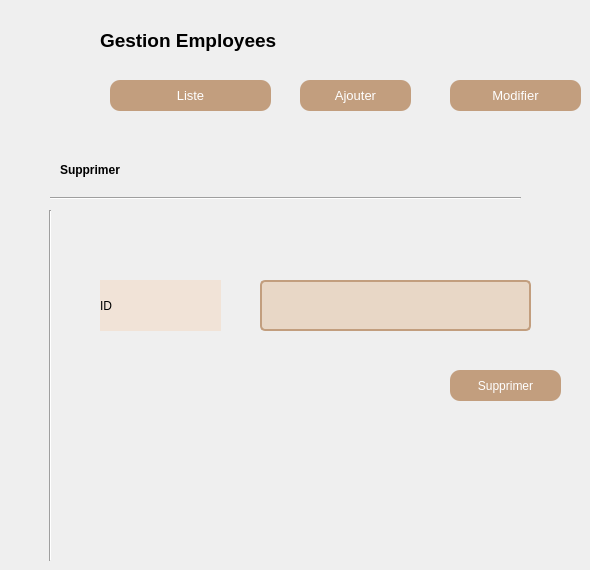
      <widget class="QWidget" name="page_14">
       <widget class="QLineEdit" name="id_a_supp">
        <property name="geometry">
         <rect>
          <x>260</x>
          <y>280</y>
          <width>271</width>
          <height>51</height>
         </rect>
        </property>
        <property name="styleSheet">
         <string notr="true">QLineEdit {
    border: 2px solid #C29E7E;
    border-radius: 5px;
    padding: 6px 12px;
    background-color: #E8D7C6;
}

QLineEdit:focus {
    border-color: #A48569;
}
</string>
        </property>
       </widget>
       <widget class="QLabel" name="label_25">
        <property name="geometry">
         <rect>
          <x>100</x>
          <y>20</y>
          <width>301</width>
          <height>41</height>
         </rect>
        </property>
        <property name="font">
         <font>
          <pointsize>14</pointsize>
          <weight>75</weight>
          <bold>true</bold>
         </font>
        </property>
        <property name="text">
         <string>Gestion Employees</string>
        </property>
       </widget>
       <widget class="QPushButton" name="SUPPRIMER">
        <property name="geometry">
         <rect>
          <x>450</x>
          <y>370</y>
          <width>111</width>
          <height>31</height>
         </rect>
        </property>
        <property name="styleSheet">
         <string notr="true">QPushButton
{
border-radius:10px;
background-color:#C29E7E;
color:white;
}
QPushButton:pressed{
padding-left:5px;
padding-top:5px;
background-color: #C29E7E;


}</string>
        </property>
        <property name="text">
         <string>Supprimer</string>
        </property>
       </widget>
       <widget class="QPushButton" name="pb_add_employe_3">
        <property name="geometry">
         <rect>
          <x>300</x>
          <y>80</y>
          <width>111</width>
          <height>31</height>
         </rect>
        </property>
        <property name="font">
         <font>
          <pointsize>10</pointsize>
         </font>
        </property>
        <property name="styleSheet">
         <string notr="true">QPushButton
{
border-radius:10px;
background-color:#C29E7E;
color:white;
}
QPushButton:pressed{
padding-left:5px;
padding-top:5px;
background-color: #C29E7E;


}</string>
        </property>
        <property name="text">
         <string>Ajouter</string>
        </property>
       </widget>
       <widget class="QPushButton" name="pb_list_2">
        <property name="geometry">
         <rect>
          <x>110</x>
          <y>80</y>
          <width>161</width>
          <height>31</height>
         </rect>
        </property>
        <property name="font">
         <font>
          <pointsize>10</pointsize>
         </font>
        </property>
        <property name="styleSheet">
         <string notr="true">QPushButton
{
border-radius:10px;
background-color:#C29E7E;
color:white;
}
QPushButton:pressed{
padding-left:5px;
padding-top:5px;
background-color: #C29E7E;


}</string>
        </property>
        <property name="text">
         <string>Liste</string>
        </property>
       </widget>
       <widget class="QPushButton" name="pb_update_employe_2">
        <property name="geometry">
         <rect>
          <x>450</x>
          <y>80</y>
          <width>131</width>
          <height>31</height>
         </rect>
        </property>
        <property name="font">
         <font>
          <pointsize>10</pointsize>
         </font>
        </property>
        <property name="styleSheet">
         <string notr="true">QPushButton
{
border-radius:10px;
background-color:#C29E7E;
color:white;
}
QPushButton:pressed{
padding-left:5px;
padding-top:5px;
background-color: #C29E7E;


}</string>
        </property>
        <property name="text">
         <string>Modifier</string>
        </property>
       </widget>
       <widget class="QLabel" name="label_nom_50">
        <property name="geometry">
         <rect>
          <x>100</x>
          <y>280</y>
          <width>121</width>
          <height>51</height>
         </rect>
        </property>
        <property name="styleSheet">
         <string notr="true">background-color: rgb(241, 227, 215);</string>
        </property>
        <property name="text">
         <string>ID</string>
        </property>
       </widget>
       <widget class="Line" name="line_18">
        <property name="geometry">
         <rect>
          <x>50</x>
          <y>190</y>
          <width>471</width>
          <height>16</height>
         </rect>
        </property>
        <property name="orientation">
         <enum>Qt::Horizontal</enum>
        </property>
       </widget>
       <widget class="Line" name="line_25">
        <property name="geometry">
         <rect>
          <x>40</x>
          <y>210</y>
          <width>20</width>
          <height>351</height>
         </rect>
        </property>
        <property name="orientation">
         <enum>Qt::Vertical</enum>
        </property>
       </widget>
       <widget class="QLabel" name="label_ajouter_12">
        <property name="geometry">
         <rect>
          <x>60</x>
          <y>160</y>
          <width>231</width>
          <height>21</height>
         </rect>
        </property>
        <property name="text">
         <string>&lt;html&gt;&lt;head/&gt;&lt;body&gt;&lt;p&gt;&lt;span style=&quot; font-weight:600; color:#000000;&quot;&gt;Supprimer&lt;/span&gt;&lt;/p&gt;&lt;/body&gt;&lt;/html&gt;</string>
        </property>
       </widget>
      </widget>
